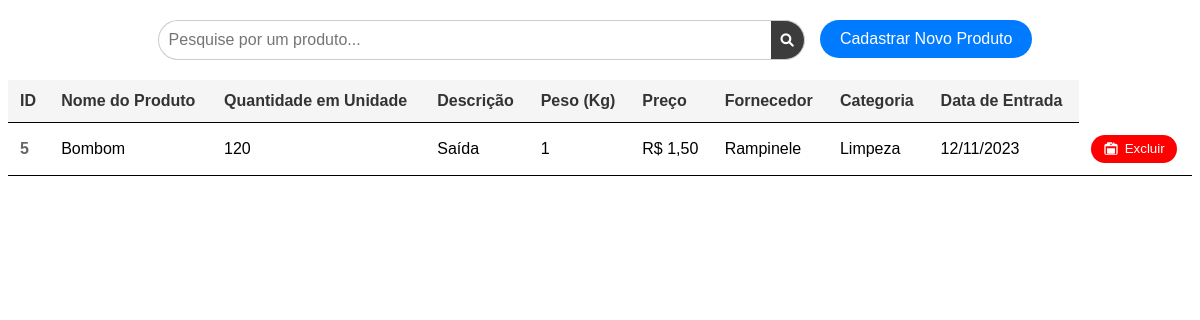
The app's page /salvo/ (signed in) with its own data.
### gerencia_plus/models.py (models this page shows, shortened)
class Gerenciamento(models.Model):
    user = models.ForeignKey(User, on_delete=models.CASCADE)
    nome_produto = models.TextField(max_length=255)
    descricao = models.TextField(max_length=255)
    preco = models.DecimalField(max_digits=10, decimal_places=2)
    quantidade = models.IntegerField()
    peso = models.TextField(max_length=255)
    fornecedor = models.TextField(max_length=255)
    categoria = models.CharField(max_length=255)
    data_entrada = models.DateField()

### gerencia_plus/views.py (the view)
# urls.py: path('salvo/', views.salvo, name='salvo'),
@login_required  # Adicione o decorador para garantir que apenas usuários autenticados possam acessar esta view
def salvo(request):
    if request.method == 'POST':
        gere = Gerenciamento()
        gere.user = request.user  # Associe o usuário autenticado ao produto
        gere.nome_produto = request.POST.get('nome-produto')
        gere.quantidade = request.POST.get('quantidade')
        gere.descricao = request.POST.get('descricao')
        gere.peso = request.POST.get('peso-estoque')
        gere.preco = request.POST.get('preco')
        gere.fornecedor = request.POST.get('fornecedor')
        gere.categoria = request.POST.get('categoria')
        gere.data_entrada = request.POST.get('data-entrada')
        gere.save()
        return redirect('salvo')  # substitua por nome da URL que mostra a lista de produtos
    else:
        cadastro_estoque = {
            'cadastro_estoque': Gerenciamento.objects.filter(user=request.user)  # Filtra os produtos pelo usuário autenticado
        }
        return render(request, 'estoque.html', cadastro_estoque)

### gerencia_plus/templates/estoque.html (shortened to what this page needs)
<!DOCTYPE html>
<html>
<head>
    <link rel="stylesheet" href="https://cdnjs.cloudflare.com/ajax/libs/font-awesome/6.0.0-beta2/css/all.min.css">
</head>
<body>
    <div class="container">
        <div class="search-container">
            <input type="text" id="searchInput" class="search-bar" placeholder="Pesquise por um produto...">
            <button id="searchButton" class="search-button">
                <i class="fas fa-search"></i>
            </button>
            <a href="{% url 'inicial' %}">
                <button id="newItemButton" class="new-item-button">
                    Cadastrar Novo Produto
                </button>
            </a>
        </div>
        <table>
            <tr>
                <th>ID</th>
                <th>Nome do Produto</th>
                <th>Quantidade em Unidade</th>
                <th>Descrição</th>
                <th>Peso (Kg)</th>
                <th>Preço</th>
                <th>Fornecedor</th>
                <th>Categoria</th>
                <th>Data de Entrada</th>
            </tr>
            {% for item in cadastro_estoque reversed %}
            <tr>
                <td>{{ item.id }}</td>
                <td>{{ item.nome_produto }}</td>
                <td>{{ item.quantidade }}</td>
                <td>{{ item.descricao }}</td>
                <td>{{ item.peso }}</td>
                <td>R$ {{ item.preco|floatformat:2 }}</td>
                <td>{{ item.fornecedor }}</td>
                <td>{{ item.categoria }}</td>
                <td>{{ item.data_entrada|date:"d/m/Y" }}</td>
                <td>
                    <button class="delete-option" onclick="excluirItem(event)">
                        Excluir
                    </button>
                </td>
            </tr>
            {% endfor %}
        </table>
    </div>
</body>
</html>

### gerencia_plus/templates/estoque.html (style rules this page uses)
body { font-family: Arial, sans-serif; }
.container { margin: 0px; }
table { width: 100%; border-collapse: collapse; }
th, td { padding: 12px; text-align: left; border-bottom: 1px solid #000000; transition: background-color 0.3s ease; }
th { background-color: #f5f5f5; font-weight: bold; color: #333; }
td:first-child { font-weight: bold; color: #666; }
.delete-option { cursor: pointer; padding: 6px 12px; background-color: #ff0000; color: #fff; border-radius: 38px; transition: background-color 0.3s ease; display: flex; align-items: center; justify-content: center; border: none; }
.delete-option svg { width: 16px; height: 16px; fill: #fff; margin-right: 6px; }
.search-container { display: flex; justify-content: center; margin-bottom: 20px; margin-top: 20px; }
.search-bar { padding: 10px; width: 50%; border: 1px solid #ccc; border-right: none; border-radius: 20px 0 0 20px; font-size: 16px; transition: box-shadow 0.3s ease; }
.search-button { padding: 10px; border: 1px solid #ccc; border-left: none; background: #151515d4; color: #fff; cursor: pointer; border-radius: 0 25px 25px 0; margin-right: 15px; }
.new-item-button { padding: 10px 20px; background-color: #007bff; color: #fff; font-size: 16px; border-radius: 20px; border: none; cursor: pointer; transition: background-color 0.5s ease; margin-right: 10px; }

### records on screen
Gerenciamento: id "5", nome_produto "Bombom", quantidade "120", descricao "Saída", peso "1", preco "1,50", fornecedor "Rampinele", categoria "Limpeza", data_entrada "12/11/2023"
